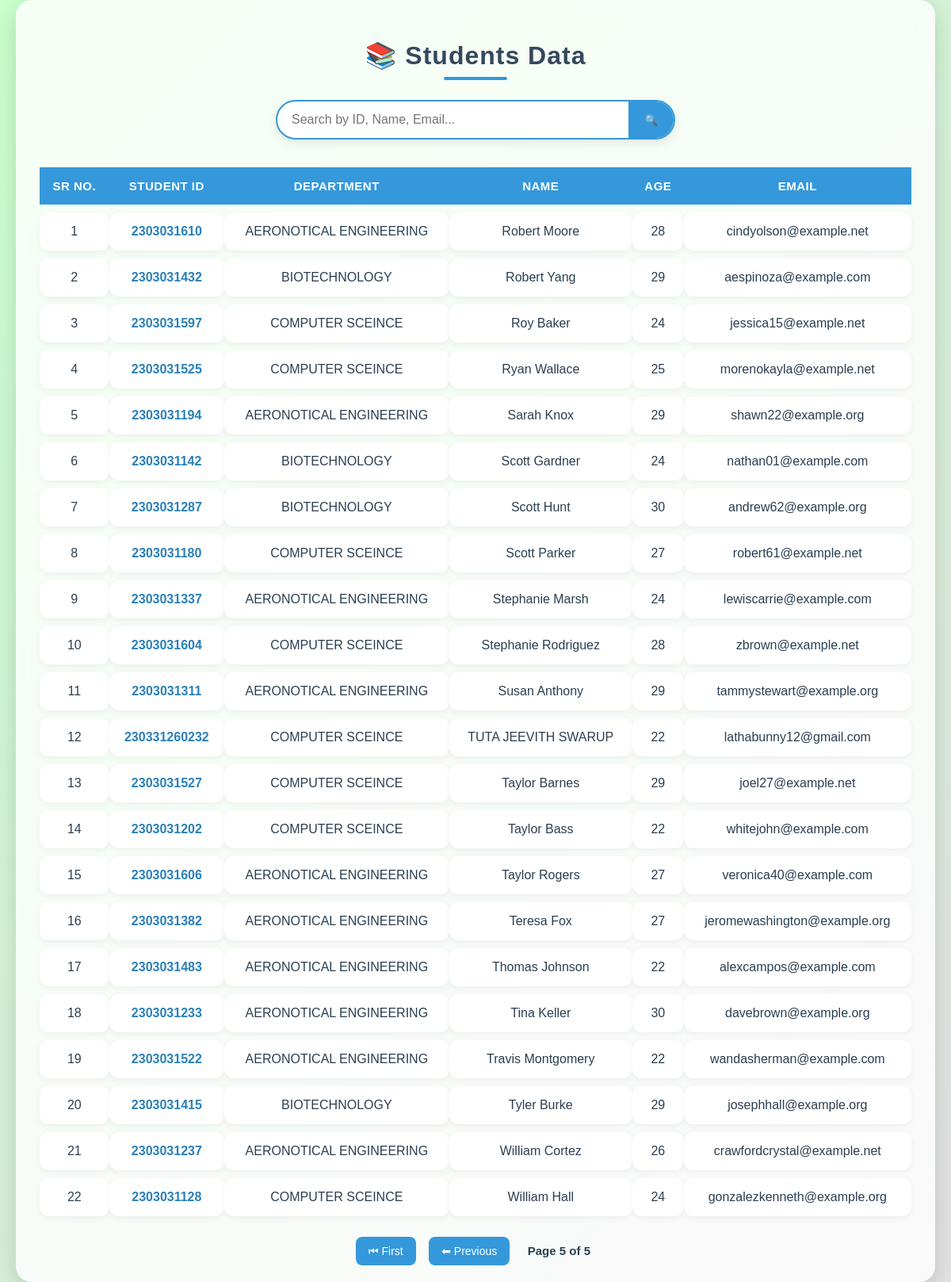
Screenshot of /data/?page=5 with the database file from the repository.
### vege/models.py (models this page shows, shortened)
class Students(models.Model):
    department=models.ForeignKey(Department,related_name="depart",on_delete=models.CASCADE,null=True, blank=True)
    student_id=models.OneToOneField(StudentID,related_name="studentid",on_delete=models.CASCADE,null=True, blank=True)
    name=models.CharField(max_length=120)
    age=models.IntegerField()
    email=models.EmailField(unique=True)
    class Meta:
        ordering =['name']

class StudentID(models.Model):
    student_id=models.CharField(max_length=120)
    def __str__(self):
        return self.student_id

class Department(models.Model):
    department=models.CharField(max_length=120)
    def __str__(self):
        return self.department
    class Meta:
        ordering=['department']

### vege/views.py (the view, shortened to what this page needs)
# urls.py: path("data/",get_students,name="get_students"),
def get_students(request):
    queryset=Students.objects.all()
    paginator = Paginator(queryset, 25)
    page_number = request.GET.get("page")
    page_obj = paginator.get_page(page_number)
    return render(request, "data.html", {"page_obj": page_obj})

### vege/templates/data.html (shortened to what this page needs)
{% load static %}
<!DOCTYPE html>
<html lang="en">
<head>
  <link rel="stylesheet" href="{% static 'mycss/result.css' %}">
</head>
<body>
  <div class="container">
    <h1 class="title">📚 Students Data</h1>
    <form method="get" class="search-form">
      <div class="search-container">
        <input type="text" name="search" value="{{ request.GET.search }}" class="search-input" placeholder="Search by ID, Name, Email...">
        <button class="search-button">🔍</button>
      </div>
    </form>
    <table class="table">
      <thead>
        <tr>
          <th>Sr No.</th>
          <th>Student ID</th>
          <th>Department</th>
          <th>Name</th>
          <th>Age</th>
          <th>Email</th>
        </tr>
      </thead>
      <tbody>
        {% for student in page_obj %}
        <tr>
          <td>{{ forloop.counter }}</td>
          <td>
            <a href="{% url 'subject_mark' student.student_id %}" class="id-link">
              {{ student.student_id }}
            </a>
          </td>
          <td>{{ student.department }}</td>
          <td>{{ student.name }}</td>
          <td>{{ student.age }}</td>
          <td>{{ student.email }}</td>
        </tr>
        {% empty %}
        <tr>
          <td colspan="6" class="no-data">🚫 No results found</td>
        </tr>
        {% endfor %}
      </tbody>
    </table>
    <div class="pagination">
      {% if page_obj.has_previous %}
        <a href="?page=1{% if request.GET.search %}&search={{ request.GET.search }}{% endif %}" class="page-btn">⏮ First</a>
        <a href="?page={{ page_obj.previous_page_number }}{% if request.GET.search %}&search={{ request.GET.search }}{% endif %}" class="page-btn">⬅ Previous</a>
      {% endif %}
      <span class="page-info">Page {{ page_obj.number }} of {{ page_obj.paginator.num_pages }}</span>
    </div>
  </div>
</body>
</html>

### vege/static/mycss/result.css (style rules this page uses)
body { font-family: 'Poppins', sans-serif; background: linear-gradient(135deg, #c9ffcd, #e2e2e2); margin: 0; padding: 0; color: #2c3e50; min-height: 100vh; display: flex; align-items: center; justify-content: center; }
.container { width: 95%; max-width: 1100px; background: #ffffffcc; padding: 30px; border-radius: 20px; backdrop-filter: blur(10px); box-shadow: 0px 10px 30px rgba(0, 0, 0, 0.15); animation: fadeIn 0.8s ease-in-out; }
.title { text-align: center; margin-bottom: 25px; font-size: 32px; color: #34495e; font-weight: 700; letter-spacing: 1px; position: relative; }
.title::after { content: ""; display: block; width: 80px; height: 4px; background: #3498db; margin: 8px auto 0; border-radius: 5px; }
.search-form { display: flex; justify-content: center; margin-bottom: 25px; }
.search-container { display: flex; width: 100%; max-width: 500px; border: 2px solid #3498db; border-radius: 50px; overflow: hidden; background: #fff; box-shadow: 0px 5px 12px rgba(0,0,0,0.08); }
.search-input { flex: 1; padding: 14px 18px; border: none; outline: none; font-size: 16px; background: none; }
.search-button { background: #3498db; color: white; padding: 14px 20px; border: none; cursor: pointer; transition: all 0.3s ease; }
.table { width: 100%; border-collapse: separate; border-spacing: 0 10px; }
.table thead { background: #3498db; color: white; border-radius: 12px; }
.table th { padding: 15px 12px; font-weight: 600; font-size: 15px; text-transform: uppercase; letter-spacing: 0.5px; }
.table td { padding: 15px 12px; text-align: center; background: #fff; border-radius: 12px; box-shadow: 0px 3px 8px rgba(0,0,0,0.05); }
.table tr { transition: transform 0.2s, box-shadow 0.2s; }
.id-link { color: #2980b9; font-weight: 600; text-decoration: none; transition: color 0.3s; }
.pagination { text-align: center; margin-top: 25px; }
.page-btn { margin: 6px; padding: 10px 16px; background: #3498db; color: white; text-decoration: none; border-radius: 8px; transition: all 0.3s ease; font-size: 14px; font-weight: 500; }
.page-info { display: inline-block; margin: 0 12px; font-weight: bold; font-size: 15px; color: #2c3e50; }

### rows the page displays
Students: student_id "2303031610", department "AERONOTICAL ENGINEERING", name "Robert Moore", age "28", email "cindyolson@example.net"
Students: student_id "2303031432", department "BIOTECHNOLOGY", name "Robert Yang", age "29", email "aespinoza@example.com"
Students: student_id "2303031597", department "COMPUTER SCEINCE", name "Roy Baker", age "24", email "jessica15@example.net"
Students: student_id "2303031525", department "COMPUTER SCEINCE", name "Ryan Wallace", age "25", email "morenokayla@example.net"
Students: student_id "2303031194", department "AERONOTICAL ENGINEERING", name "Sarah Knox", age "29", email "shawn22@example.org"
Students: student_id "2303031142", department "BIOTECHNOLOGY", name "Scott Gardner", age "24", email "nathan01@example.com"
Students: student_id "2303031287", department "BIOTECHNOLOGY", name "Scott Hunt", age "30", email "andrew62@example.org"
Students: student_id "2303031180", department "COMPUTER SCEINCE", name "Scott Parker", age "27", email "robert61@example.net"
Students: student_id "2303031337", department "AERONOTICAL ENGINEERING", name "Stephanie Marsh", age "24", email "lewiscarrie@example.com"
Students: student_id "2303031604", department "COMPUTER SCEINCE", name "Stephanie Rodriguez", age "28", email "zbrown@example.net"
Students: student_id "2303031311", department "AERONOTICAL ENGINEERING", name "Susan Anthony", age "29", email "tammystewart@example.org"
Students: student_id "230331260232", department "COMPUTER SCEINCE", name "TUTA JEEVITH SWARUP", age "22", email "lathabunny12@gmail.com"
Students: student_id "2303031527", department "COMPUTER SCEINCE", name "Taylor Barnes", age "29", email "joel27@example.net"
Students: student_id "2303031202", department "COMPUTER SCEINCE", name "Taylor Bass", age "22", email "whitejohn@example.com"
Students: student_id "2303031606", department "AERONOTICAL ENGINEERING", name "Taylor Rogers", age "27", email "veronica40@example.com"
Students: student_id "2303031382", department "AERONOTICAL ENGINEERING", name "Teresa Fox", age "27", email "jeromewashington@example.org"
Students: student_id "2303031483", department "AERONOTICAL ENGINEERING", name "Thomas Johnson", age "22", email "alexcampos@example.com"
Students: student_id "2303031233", department "AERONOTICAL ENGINEERING", name "Tina Keller", age "30", email "davebrown@example.org"
Students: student_id "2303031522", department "AERONOTICAL ENGINEERING", name "Travis Montgomery", age "22", email "wandasherman@example.com"
Students: student_id "2303031415", department "BIOTECHNOLOGY", name "Tyler Burke", age "29", email "josephhall@example.org"
Students: student_id "2303031237", department "AERONOTICAL ENGINEERING", name "William Cortez", age "26", email "crawfordcrystal@example.net"
Students: student_id "2303031128", department "COMPUTER SCEINCE", name "William Hall", age "24", email "gonzalezkenneth@example.org"

### other values shown
{{ page_obj.number }} "5"
{{ page_obj.paginator.num_pages }} "5"
